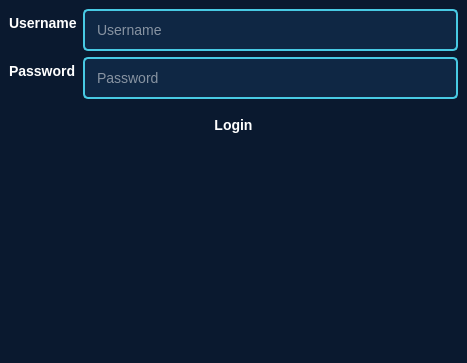
<?xml version="1.0" encoding="UTF-8"?>
<ui version="4.0">
 <class>MainWindow</class>
 <widget class="QMainWindow" name="MainWindow">
  <property name="geometry">
   <rect>
    <x>0</x>
    <y>0</y>
    <width>467</width>
    <height>363</height>
   </rect>
  </property>
  <property name="windowTitle">
   <string>User Login</string>
  </property>
  <property name="styleSheet">
   <string notr="true">/* ===== WORKING DARK THEME (TESTED) ===== */
/* Main Window Background */
QMainWindow {
    background-color: #0a192f; /* Navy Blue */
    background-image: radial-gradient(circle, 
        rgba(255,255,255,0.1) 1.5px, 
        transparent 2px);
    background-size: 20px 20px;
}

/* सभी Widgets के Base Styles */
QWidget {
    color: #ffffff;
    font-family: 'Segoe UI';
    font-size: 14px;
}

/* Input Fields (Working Version) */
QLineEdit, QTextEdit, QSpinBox {
    background: rgba(16, 42, 74, 0.8);
    border: 2px solid #48cae4;
    border-radius: 5px;
    padding: 10px;
    color: #ffffff;
    selection-background-color: #00b4d8;
}

/* Input Focus Effect */
QLineEdit:focus, QTextEdit:focus {
    border-color: #00b4d8;
    box-shadow: 0 0 10px rgba(0, 180, 216, 0.3);
}

/* बटनों के लिए Guaranteed Working Style */
QPushButton {
    background: qlineargradient(x1:0, y1:0, x2:1, y2:0,
        stop:0 #00b4d8, stop:1 #023e8a);
    color: white;
    border: none;
    border-radius: 6px;
    padding: 12px 25px;
    min-width: 100px;
}

QPushButton:hover {
    background: qlineargradient(x1:0, y1:0, x2:1, y2:0,
        stop:0 #00cec9, stop:1 #03045e);
}

QPushButton:pressed {
    background: #0096c7;
}

/* Scrollbar Fix */
QScrollBar:vertical {
    background: #1a2f4f;
    width: 12px;
}

QScrollBar::handle:vertical {
    background: #00b4d8;
    border-radius: 6px;
}</string>
  </property>
  <widget class="QWidget" name="centralwidget">
   <property name="styleSheet">
    <string notr="true"/>
   </property>
   <layout class="QHBoxLayout" name="horizontalLayout">
    <item>
     <layout class="QVBoxLayout" name="verticalLayout">
      <item>
       <layout class="QFormLayout" name="formLayout">
        <item row="0" column="1">
         <widget class="QLineEdit" name="username_edit">
          <property name="styleSheet">
           <string notr="true"/>
          </property>
          <property name="placeholderText">
           <string>Username</string>
          </property>
         </widget>
        </item>
        <item row="0" column="0">
         <widget class="QLabel" name="username">
          <property name="font">
           <font>
            <family>Segoe UI</family>
            <pointsize>-1</pointsize>
            <bold>true</bold>
           </font>
          </property>
          <property name="styleSheet">
           <string notr="true"/>
          </property>
          <property name="text">
           <string>Username</string>
          </property>
         </widget>
        </item>
        <item row="1" column="1">
         <widget class="QLineEdit" name="password_edit">
          <property name="styleSheet">
           <string notr="true"/>
          </property>
          <property name="echoMode">
           <enum>QLineEdit::EchoMode::Password</enum>
          </property>
          <property name="placeholderText">
           <string>Password</string>
          </property>
         </widget>
        </item>
        <item row="1" column="0">
         <widget class="QLabel" name="password">
          <property name="font">
           <font>
            <family>Segoe UI</family>
            <pointsize>-1</pointsize>
            <bold>true</bold>
           </font>
          </property>
          <property name="styleSheet">
           <string notr="true"/>
          </property>
          <property name="text">
           <string>Password</string>
          </property>
         </widget>
        </item>
        <item row="3" column="0" colspan="2">
         <widget class="QPushButton" name="login_btn">
          <property name="font">
           <font>
            <family>Segoe UI</family>
            <pointsize>-1</pointsize>
            <bold>true</bold>
           </font>
          </property>
          <property name="styleSheet">
           <string notr="true"/>
          </property>
          <property name="text">
           <string>Login</string>
          </property>
         </widget>
        </item>
       </layout>
      </item>
     </layout>
    </item>
   </layout>
  </widget>
  <widget class="QMenuBar" name="menubar">
   <property name="geometry">
    <rect>
     <x>0</x>
     <y>0</y>
     <width>467</width>
     <height>25</height>
    </rect>
   </property>
  </widget>
 </widget>
 <resources/>
 <connections/>
</ui>
